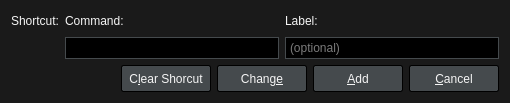
<?xml version="1.0" encoding="UTF-8"?>
<ui version="4.0">
 <class>KeyDialog</class>
 <widget class="QDialog" name="KeyDialog">
  <property name="geometry">
   <rect>
    <x>0</x>
    <y>0</y>
    <width>510</width>
    <height>103</height>
   </rect>
  </property>
  <property name="windowTitle">
   <string>Modify Shortcut Key</string>
  </property>
  <property name="styleSheet">
   <string notr="true">QWidget {
	font: 12px &quot;Noto Sans&quot;, &quot;FreeSans&quot;;
	background: #1A1A1A;
	color: whitesmoke;
}

/* QLineEdit */

QLineEdit {
	background: #000;
	border: 1px solid #454A4D;
	padding: 2px;
}
QLineEdit:focus {
	border: 1px solid #008098;
}

/* QPushButton */

QPushButton {
	background: #454A4D;
	border: 1px solid #000;
	border-radius: 2px;
	color: whitesmoke;
	min-width: 76px;
	min-height: 17px;
	padding: 4px 6px;
}
QPushButton:focus {
	border: 1px solid #008098;
	outline: none;
}
QPushButton:pressed {
	background: #2E3133;
}
QPushButton:disabled {
	background: transparent;
	border: 1px solid #454A4D;
	color: #6F6F6F;
}</string>
  </property>
  <layout class="QVBoxLayout" name="verticalLayout">
   <item>
    <layout class="QGridLayout" name="gridLayout">
     <item row="1" column="1">
      <widget class="QLineEdit" name="commandLineEdit">
       <property name="clearButtonEnabled">
        <bool>true</bool>
       </property>
      </widget>
     </item>
     <item row="1" column="2">
      <widget class="QLineEdit" name="labelLineEdit">
       <property name="placeholderText">
        <string>(optional)</string>
       </property>
       <property name="clearButtonEnabled">
        <bool>true</bool>
       </property>
      </widget>
     </item>
     <item row="0" column="0">
      <widget class="QLabel" name="label">
       <property name="text">
        <string>Shortcut:</string>
       </property>
      </widget>
     </item>
     <item row="0" column="1">
      <widget class="QLabel" name="label_2">
       <property name="text">
        <string>Command:</string>
       </property>
      </widget>
     </item>
     <item row="0" column="2">
      <widget class="QLabel" name="label_3">
       <property name="text">
        <string>Label:</string>
       </property>
      </widget>
     </item>
     <item row="1" column="0">
      <widget class="keysequenceedit" name="keySequenceEdit" native="true"/>
     </item>
    </layout>
   </item>
   <item>
    <layout class="QHBoxLayout" name="horizontalLayout_2">
     <item>
      <spacer name="horizontalSpacer">
       <property name="orientation">
        <enum>Qt::Horizontal</enum>
       </property>
       <property name="sizeHint" stdset="0">
        <size>
         <width>40</width>
         <height>20</height>
        </size>
       </property>
      </spacer>
     </item>
     <item>
      <widget class="QPushButton" name="clearButton">
       <property name="text">
        <string>C&amp;lear Shorcut</string>
       </property>
      </widget>
     </item>
     <item>
      <widget class="QPushButton" name="changeButton">
       <property name="text">
        <string>Chang&amp;e</string>
       </property>
      </widget>
     </item>
     <item>
      <widget class="QPushButton" name="addButton">
       <property name="text">
        <string>&amp;Add</string>
       </property>
      </widget>
     </item>
     <item>
      <widget class="QPushButton" name="cancelButton">
       <property name="maximumSize">
        <size>
         <width>16777215</width>
         <height>16777215</height>
        </size>
       </property>
       <property name="text">
        <string>&amp;Cancel</string>
       </property>
      </widget>
     </item>
    </layout>
   </item>
  </layout>
 </widget>
 <customwidgets>
  <customwidget>
   <class>keysequenceedit</class>
   <extends>QWidget</extends>
   <header>widgets/keysequenceedit.h</header>
   <container>1</container>
  </customwidget>
 </customwidgets>
 <tabstops>
  <tabstop>clearButton</tabstop>
  <tabstop>changeButton</tabstop>
  <tabstop>addButton</tabstop>
  <tabstop>cancelButton</tabstop>
 </tabstops>
 <resources/>
 <connections/>
</ui>
